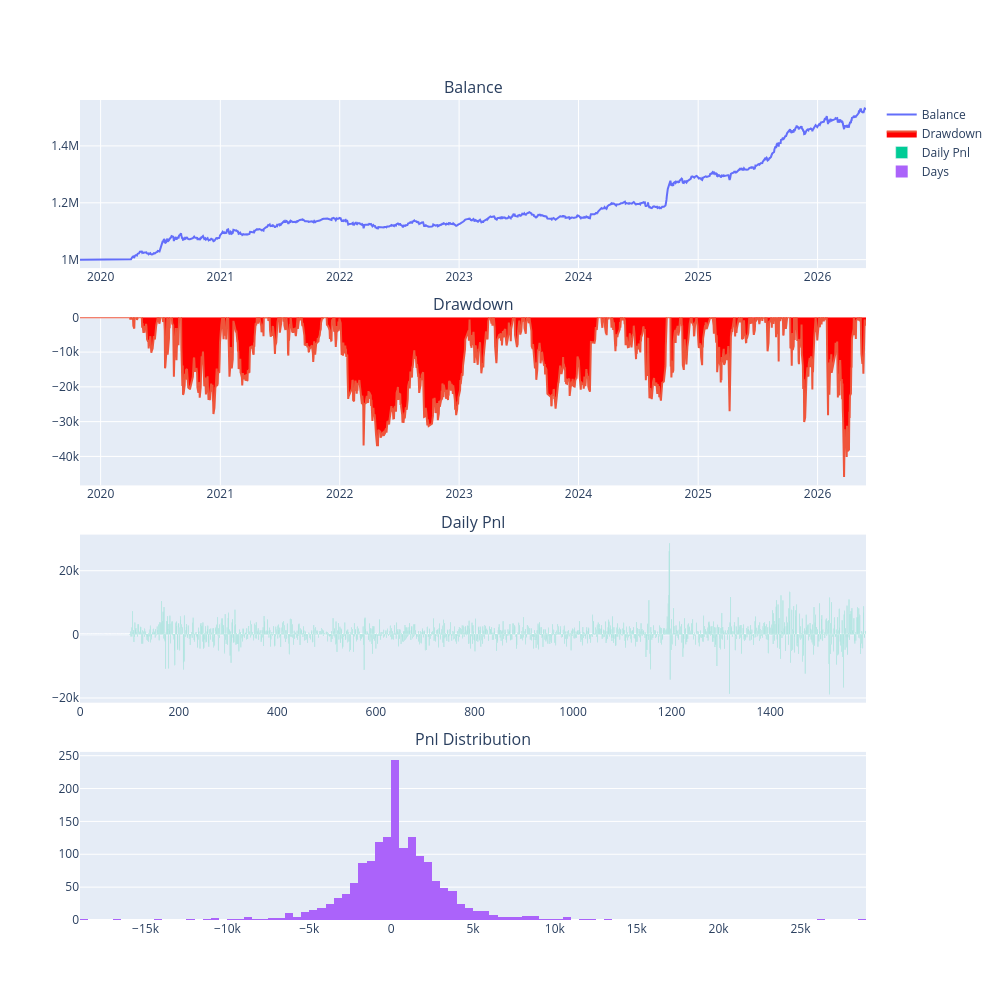

The notebook cell saved with this chart:
### Markdown cell above
# Risk-Parity · Original research notebook

![Strategy schematic](../assets/teaser.png)

[Project README](../README.md) · [Local reproduction](../docs/REPRODUCE.md) · [New Quickstart](../Quickstart.ipynb)

> Original research code and saved outputs follow. Computational cells and execution counts are retained. Original reports are separate from this verification; read the data and dependency requirements before execution.

### Code cell
import importlib
from datetime import datetime

from vnpy.trader.constant import Interval
from vnpy_portfoliostrategy.backtesting import BacktestingEngine

# Reload if the strategy code has changed
from vnpy_portfoliostrategy.my_strategies import risk_parity_etf_strategy
importlib.reload(risk_parity_etf_strategy)
from vnpy_portfoliostrategy.my_strategies.risk_parity_etf_strategy import EnhancedRiskParityStrategy

# Broader ETF portfolio
SYMBOLS = [
    # Equities (three assets)
    "510300.SSE",   # CSI 300
    "510500.SSE",   # CSI 500
    "159915.SZSE",  # ChiNext
    
    # Bonds (two assets)
    "511010.SSE",   # Government bond ETF
    "511260.SSE",   # 10-year government bonds
    
    # Gold and overseas assets (two assets)
    "518880.SSE",   # Gold ETF
    "513100.SSE",   # Nasdaq ETF
]

def get_default_config(symbols):
    config = {"rates": {}, "slippages": {}, "sizes": {}, "priceticks": {}}
    for symbol in symbols:
        config["rates"][symbol] = 3/10000      # Commission: 0.03%
        config["slippages"][symbol] = 0.001    # Slippage
        config["sizes"][symbol] = 1            # Changed to 1: one ETF unit equals one share
        config["priceticks"][symbol] = 0.001   # Minimum price increment
    return config

engine = BacktestingEngine()
config = get_default_config(SYMBOLS)

engine.set_parameters(
    vt_symbols=SYMBOLS,
    interval=Interval.DAILY,
    start=datetime(2019, 1, 1),
    end=datetime(2026, 5, 29),
    rates=config["rates"],
    slippages=config["slippages"],
    sizes=config["sizes"],
    priceticks=config["priceticks"],
    capital=1_000_000,
)

setting = {
    # Rebalance
    "rebalance_interval": 21,        # 21 days (monthly) to reduce trading frequency

    # Dynamic weights
    "use_dynamic_weights": True,
    "volatility_lookback": 60,       # 60 days for greater stability
    "target_portfolio_vol": 0.15,    # Target volatility: 15%

    # Market regime
    "use_market_regime": True,
    "ma_trend_lookback": 200,

    # Risk parity disabled: use inverse volatility
    "use_risk_parity": True,
    "risk_parity_lookback": 30,
    "risk_parity_max_iter": 1000,
    "risk_parity_tolerance": 1e-6,
    
    "bullish_equity_multiplier" : 1.2,  # Equity weight multiplier in a bull market
    "bullish_bond_multiplier" : 0.8,  # Bond weight multiplier in a bull market
    "bearish_equity_multiplier" : 0.7,  # Equity weight multiplier in a bear market
    "bearish_gold_multiplier" : 1.4,  # Gold weight multiplier in a bear market
    "bearish_bond_multiplier" : 1.1,  # Bond weight multiplier in a bear market

    # Position management
    "max_position_pct": 0.70,        # Maximum total allocation: 70%
    "min_position_pct": 0.30,        # Minimum total allocation: 30%
    "single_etf_max_pct": 0.35,      # Maximum 35% in one ETF
    "use_full_capital": True,        # Add this parameter: True enables dynamic cash management
    
    # Risk controls
    "max_drawdown_stop": 0.20,       # Maximum drawdown stop: 20%
    "trailing_stop": 0.12,           # Trailing stop: 12% decline within ten days
    "stop_loss_days": 20,            # Cool down for 20 days after a stop loss
    "use_dynamic_stop": False,        # Enable dynamic stop loss
    "peak_multiplier": 0.6,          # Stop-loss tightening multiplier: after a new high within 30 days, stop at max_drawdown_stop * peak_multiplier drawdown
    
    # Rebalance
    "rebalance_threshold": 0.10,     # Rebalance at a 10% weight deviation
    
    # Base parameters
    "price_add": 0.01,               # Add slippage allowance
    "initial_capital": 1_000_000,    # Add initial capital
    "commission_rate": 0.0003,       # Add commission rate
}

# Run the backtest
engine.add_strategy(EnhancedRiskParityStrategy, setting)
engine.load_data()
engine.run_backtesting()
df = engine.calculate_result()
engine.calculate_statistics()
engine.show_chart()

### Figure 1 — Plotly figure (JSON) as saved in the notebook; plotly's stock layout.template omitted (floating-point values rounded to 4 significant figures; data arrays with more than 128 entries replaced by an {"elided": "..."} marker saying what was removed)
{"data": [{"mode": "lines", "name": "Balance", "type": "scatter", "x": {"elided": "1595 str values"}, "xaxis": "x", "y": {"elided": "1595 float values"}, "yaxis": "y"}, {"fill": "tozeroy", "fillcolor": "red", "mode": "lines", "name": "Drawdown", "type": "scatter", "x": {"elided": "1595 str values"}, "xaxis": "x2", "y": {"elided": "1595 float values"}, "yaxis": "y2"}, {"name": "Daily Pnl", "type": "bar", "xaxis": "x3", "y": {"elided": "1595 float values"}, "yaxis": "y3"}, {"name": "Days", "nbinsx": 100, "type": "histogram", "x": {"elided": "1595 float values"}, "xaxis": "x4", "yaxis": "y4"}], "layout": {"annotations": [{"font": {"size": 16}, "showarrow": false, "text": "Balance", "x": 0.5, "xanchor": "center", "xref": "paper", "y": 1, "yanchor": "bottom", "yref": "paper"}, {"font": {"size": 16}, "showarrow": false, "text": "Drawdown", "x": 0.5, "xanchor": "center", "xref": "paper", "y": 0.735, "yanchor": "bottom", "yref": "paper"}, {"font": {"size": 16}, "showarrow": false, "text": "Daily Pnl", "x": 0.5, "xanchor": "center", "xref": "paper", "y": 0.47, "yanchor": "bottom", "yref": "paper"}, {"font": {"size": 16}, "showarrow": false, "text": "Pnl Distribution", "x": 0.5, "xanchor": "center", "xref": "paper", "y": 0.205, "yanchor": "bottom", "yref": "paper"}], "height": 1000, "width": 1000, "xaxis": {"anchor": "y", "domain": [0, 1]}, "xaxis2": {"anchor": "y2", "domain": [0, 1]}, "xaxis3": {"anchor": "y3", "domain": [0, 1]}, "xaxis4": {"anchor": "y4", "domain": [0, 1]}, "yaxis": {"anchor": "x", "domain": [0.795, 1]}, "yaxis2": {"anchor": "x2", "domain": [0.53, 0.735]}, "yaxis3": {"anchor": "x3", "domain": [0.265, 0.47]}, "yaxis4": {"anchor": "x4", "domain": [0, 0.205]}}}
